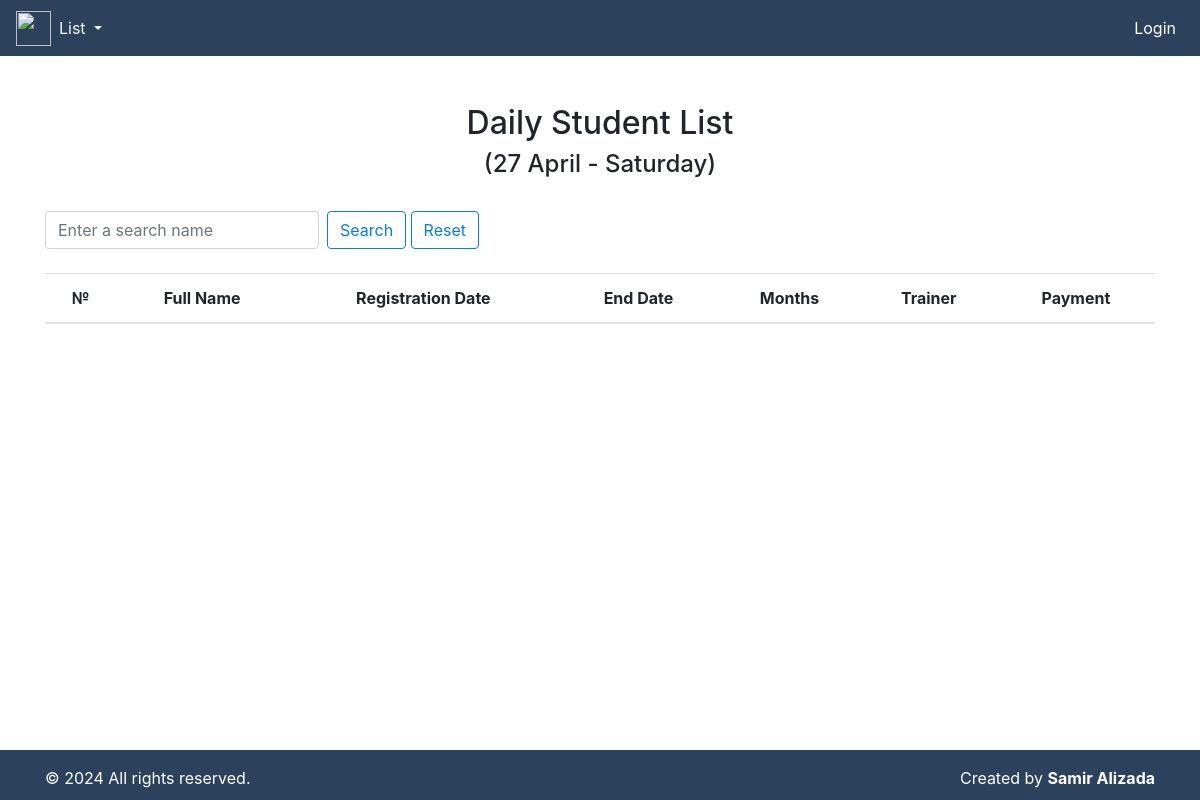
The page /daily-student-list/ on the database as committed earlier.
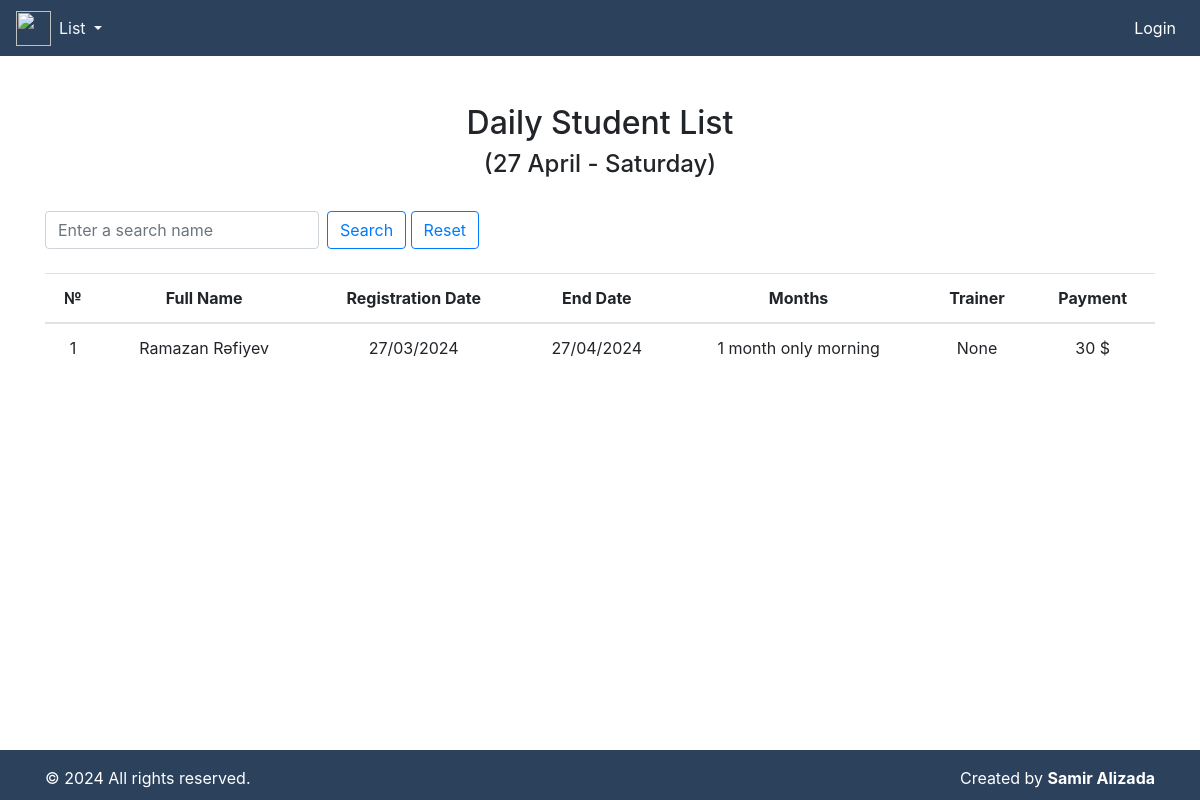
The same page on the database as committed later.
### fitness/models.py (models this page shows, shortened)
class Student(models.Model):
    full_name = models.CharField(max_length=100)
    registration_date = models.DateField(default=timezone.now)
    months_duration = models.ForeignKey(MonthlyPricing, on_delete=models.CASCADE, null=True, blank=True)
    trainer = models.ForeignKey(Trainer, on_delete=models.CASCADE, null=True, blank=True)
    payment = models.IntegerField(default=0)
    end_date = models.DateField(null=True, blank=True)

class MonthlyPricing(models.Model):
    name = models.CharField(max_length=30, null=True)
    month = models.IntegerField()
    price = models.IntegerField()
    def __str__(self) -> str:
        return f"{self.name}"

### fitness/views.py (the view)
# urls.py: path('daily-student-list/', daily_student_list, name='daily_student_list'),
def daily_student_list(request):
    now = datetime.now()
    today = now.date()
    students = Student.objects.filter(end_date=today)
    query = request.GET.get('q')
    if query:
        students = students.filter(full_name__icontains=query)
    return render(request, 'daily_student_list.html', {'students': students, 'today': today})

### templates/daily_student_list.html (shortened to what this page needs)
{% include "index.html" %}
{% block content %}
<div class="container mt-5">
    <h2 class="text-center">Daily Student List</h2>
    <h4 class="text-center">
        ({{ today|date:"d F" }} - {{ today|date:"l" }})
    </h4>
    <br>
    <form method="GET" class="mb-3">
        <div class="form-inline mb-4">
            <input type="text" name="q" class="form-control mr-sm-2" placeholder="Enter a search name">
            <button class="btn btn-outline-primary my-2 my-sm-0" type="submit">Search</button>
            <a href="{% url 'student_list' %}"><button class="btn btn-outline-primary my-2 my-sm-0" type="submit">Reset</button>
            </a>
        </div>
    </form>
    <table class="table text-center">
        <thead>
            <tr>
                <th scope="col">№</th>
                <th scope="col">Full Name</th>
                <th scope="col">Registration Date</th>
                <th scope="col">End Date</th>
                <th scope="col">Months</th>
                <th scope="col">Trainer</th>
                <th scope="col">Payment</th>
            </tr>
        </thead>
        <tbody>
            {% for student in students %}
            <tr>
                <td>{{ forloop.counter }}</td>
                <td>{{ student.full_name }}</td>
                <td>{{ student.registration_date|date:"d/m/Y" }}</td>
                <td>{{ student.end_date|date:"d/m/Y" }}</td>
                <td>{{ student.months_duration }}</td>
                <td>{{ student.trainer }}</td>
                <td>{{ student.payment }} $</td>
            </tr>
            {% endfor %}
        </tbody>
    </table>
</div>
{% endblock content %}

Rows that differ between the two databases and show on the page:
added Student: full_name "Ramazan Rəfiyev", registration_date "27/03/2024", end_date "27/04/2024", months_duration "1 month only morning", trainer "None", payment "30"
